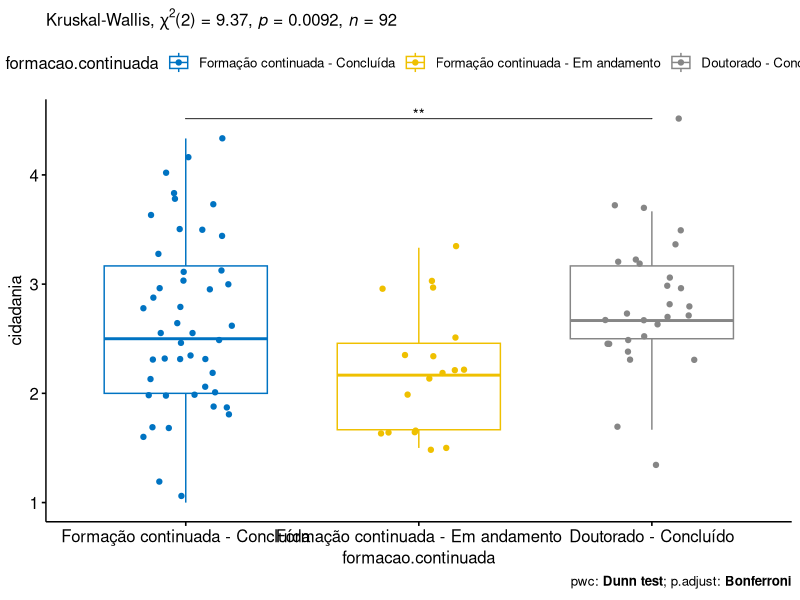

Write the R code that produced this figure.
# Kruskal–Wallis test `cidadania` ~ `formacao.continuada`
#
# This file is automatically generate by Shiny-Statistic app (https://statistic.geiser.tech/)
#  
# Shiny-Statistic is distributed in the hope that it will be useful,
# but WITHOUT ANY WARRANTY; without even the implied warranty of
# MERCHANTABILITY or FITNESS FOR A PARTICULAR PURPOSE.  See the
# GNU General Public License for more details.
#
# You should have received a copy of the GNU General Public License.
# If not, see <https://www.gnu.org/licenses/>.
#

wants <- c('ggpubr', 'stats', 'rstatix','dplyr')
has <- wants %in% rownames(installed.packages())
if (any(!has)) install.packages(wants[!has])

library(dplyr)
library(rstatix)
library(ggpubr)
library(stats)

kruskal.plot <- function(dat, dv, iv, kwm, pwc, addParam = c(), step.increase = 0.005) {
  pwc <- tryCatch(add_xy_position(pwc, x = iv, step.increase = step.increase), error = function(e) NULL)
  bxp <- ggboxplot(dat, x = iv, y = dv, color = iv, palette = "jco", add=addParam)
  bxp <- bxp + stat_pvalue_manual(pwc, linetype = c(), hide.ns = T, tip.length = 0)
  bxp <- bxp + labs(subtitle = get_test_label(kwm, detailed = T), caption = get_pwc_label(pwc))
  return(bxp)
}

df2qqs <- function(data, group) {
  data <- as.data.frame(data)
  for (iv in group) {
    if (is.numeric(data[[iv]])) {
      quantiles <- quantile(data[[iv]])
      data[[iv]] <- sapply(data[[iv]], FUN = function(x) {
        if (x <= quantiles[[2]]) "low"
        else if (x >= quantiles[[4]]) "high"
        else "medium"
      })
      data[[iv]] <- factor(data[[iv]], levels=c("low", "medium", "high"))
    }
  }
  return(data)
}

## Initial Data and Preprocessing

dat <- read.csv("kruskal-by-formacao/cidadania/data.csv")[,c("ID", "formacao.continuada", "cidadania" )]
dat <- df2qqs(dat, c("formacao.continuada"))
rownames(dat) <- dat[["ID"]]

## Computation Kruskal-Wallis test and Effect Size

(res.kruskal <- kruskal_test(dat, `cidadania` ~ `formacao.continuada`))
(ezm <- kruskal_effsize(dat, `cidadania` ~ `formacao.continuada`, ci = TRUE))

## Post-hoc Tests (Pairwise Comparisons)

pwc <- dunn_test(dat, `cidadania` ~ `formacao.continuada`, detailed=T, p.adjust.method = "bonferroni")
add_significance(pwc)

## Report Kruskal-Wallis test with Plots and Descriptive Statistic

get_summary_stats(group_by(dat, `formacao.continuada`), type ="common")

kruskal.plot(dat, "cidadania", "formacao.continuada", res.kruskal, pwc, c("jitter"))